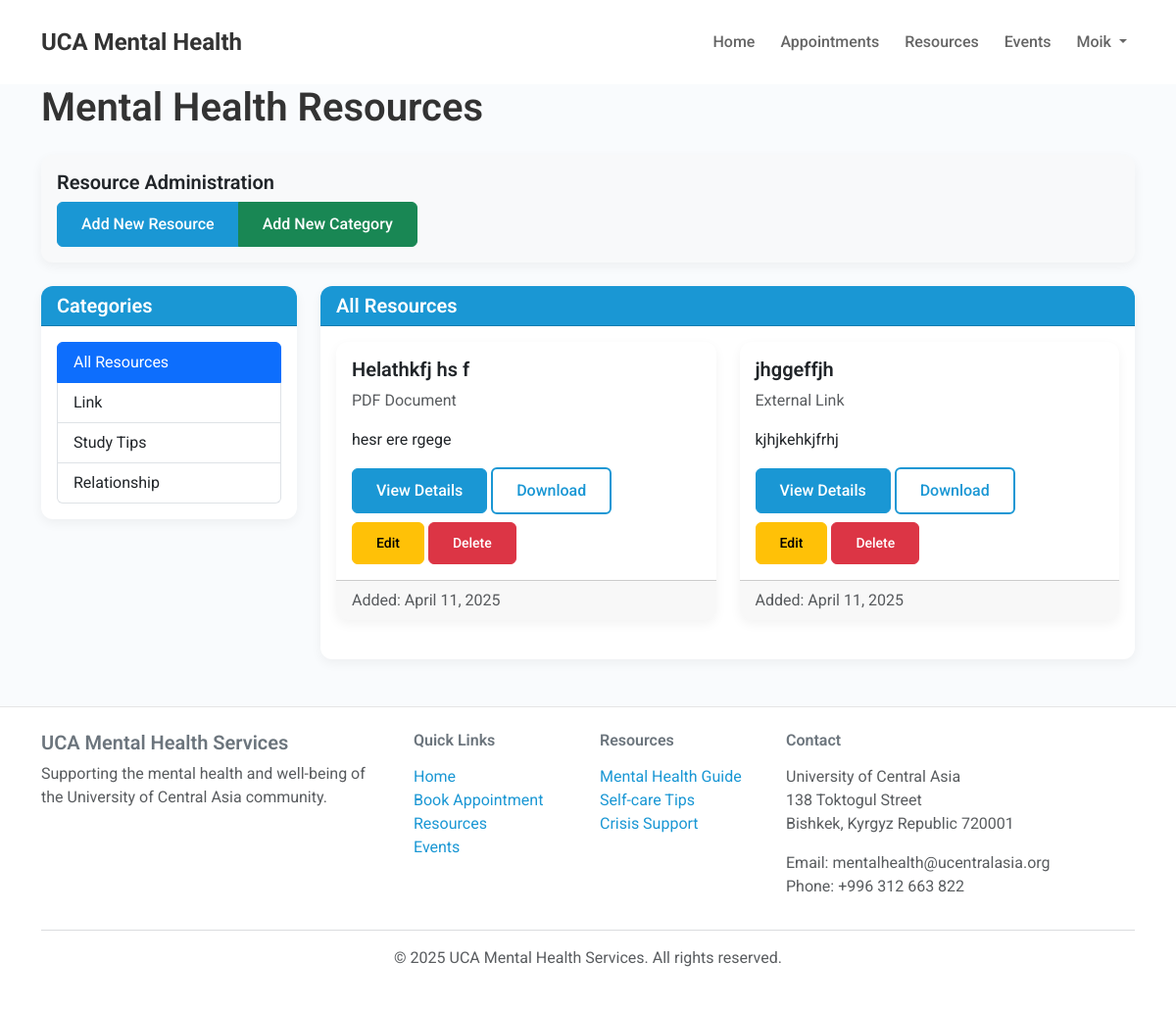
Screenshot of /resources/ (signed in) with the database file from the repository.
### accounts/models.py (models this page shows, shortened)
class User(AbstractUser):
    USER_TYPE_CHOICES = (
        ('student', 'Student'),
        ('faculty', 'Faculty'),
        ('staff', 'Staff'),
        ('counselor', 'Counselor'),
    )
    user_type = models.CharField(max_length=20, choices=USER_TYPE_CHOICES)
    phone_number = models.CharField(max_length=15, blank=True, null=True)

### resources/models.py (models this page shows, shortened)
class ResourceCategory(models.Model):
    name = models.CharField(max_length=100)
    description = models.TextField(blank=True)
    class Meta:
        verbose_name_plural = "Resource Categories"

class Resource(models.Model):
    RESOURCE_TYPES = (
        ('article', 'Article'),
        ('pdf', 'PDF Document'),
        ('video', 'Video'),
        ('link', 'External Link'),
    )
    title = models.CharField(max_length=200)
    slug = models.SlugField(max_length=250, unique=True, blank=True)
    description = models.TextField()
    content = models.TextField(blank=True, null=True)
    resource_type = models.CharField(max_length=20, choices=RESOURCE_TYPES)
    category = models.ForeignKey(ResourceCategory, on_delete=models.CASCADE, related_name='resources')
    file = models.FileField(upload_to='resources/', blank=True, null=True)
    external_url = models.URLField(blank=True, null=True)
    created_at = models.DateTimeField(auto_now_add=True)
    updated_at = models.DateTimeField(auto_now=True)

### resources/views.py (the view)
# urls.py: path('', views.resource_list, name='resource_list'),
@login_required
def resource_list(request):
    categories = ResourceCategory.objects.all()
    category_id = request.GET.get('category')
    selected_category = None
    if category_id:
        try:
            selected_category = ResourceCategory.objects.get(id=category_id)
            resources = Resource.objects.filter(category=selected_category)
        except ResourceCategory.DoesNotExist:
            resources = Resource.objects.all()
    else:
        resources = Resource.objects.all()
    context = {
        'resources': resources,
        'categories': categories,
        'selected_category': selected_category,
    }
    return render(request, 'resources/resource_list.html', context)

### templates/resources/resource_list.html (shortened to what this page needs)
{% extends 'base.html' %}
{% block content %}
<div class="container">
    <h1 class="mb-4">Mental Health Resources</h1>
    {% if user.is_superuser or user.user_type == 'counselor' %}
    <div class="row mb-4">
        <div class="col-md-12">
            <div class="card bg-light">
                <div class="card-body">
                    <h5 class="card-title">Resource Administration</h5>
                    <div class="btn-group">
                        <a href="{% url 'resources:add_resource' %}" class="btn btn-primary">Add New Resource</a>
                        <a href="{% url 'resources:add_category' %}" class="btn btn-success">Add New Category</a>
                    </div>
                </div>
            </div>
        </div>
    </div>
    {% endif %}
    <div class="row">
        <div class="col-md-3">
            <div class="card mb-4">
                <div class="card-header bg-primary text-white">
                    <h5 class="card-title mb-0">Categories</h5>
                </div>
                <div class="card-body">
                    <div class="list-group">
                        <a href="{% url 'resources:resource_list' %}" class="list-group-item list-group-item-action {% if not selected_category %}active{% endif %}">
                            All Resources
                        </a>
                        {% for category in categories %}
                        <a href="{% url 'resources:resource_list' %}?category={{ category.id }}" class="list-group-item list-group-item-action {% if selected_category.id == category.id %}active{% endif %}">
                            {{ category.name }}
                        </a>
                        {% endfor %}
                    </div>
                </div>
            </div>
        </div>
        <div class="col-md-9">
            <div class="card">
                <div class="card-header bg-primary text-white">
                    <h5 class="card-title mb-0">
                        {% if selected_category %}
                            {{ selected_category.name }} Resources
                        {% else %}
                            All Resources
                        {% endif %}
                    </h5>
                </div>
                <div class="card-body">
                    {% if resources %}
                        <div class="row">
                            {% for resource in resources %}
                            <div class="col-md-6 mb-4">
                                <div class="card h-100">
                                    <div class="card-body">
                                        <h5 class="card-title">{{ resource.title }}</h5>
                                        <p class="card-text text-muted">{{ resource.get_resource_type_display }}</p>
                                        <p class="card-text">{{ resource.description|truncatewords:20 }}</p>
                                        <a href="{% url 'resources:resource_detail' resource.slug %}" class="btn btn-primary">View Details</a>
                                        {% if resource.file %}
                                        <a href="{{ resource.file.url }}" class="btn btn-outline-primary" download>Download</a>
                                        {% elif resource.external_url %}
                                        <a href="{{ resource.external_url }}" class="btn btn-outline-primary" target="_blank">External Link</a>
                                        {% endif %}
                                        {% if user.is_superuser or user.user_type == 'counselor' %}
                                        <div class="mt-2">
                                            <a href="{% url 'resources:edit_resource' resource.id %}" class="btn btn-sm btn-warning">Edit</a>
                                            <a href="{% url 'resources:delete_resource' resource.id %}" class="btn btn-sm btn-danger">Delete</a>
                                        </div>
                                        {% endif %}
                                    </div>
                                    <div class="card-footer text-muted">
                                        Added: {{ resource.created_at|date }}
                                    </div>
                                </div>
                            </div>
                            {% endfor %}
                        </div>
                    {% else %}
                        <p>No resources available in this category.</p>
                    {% endif %}
                </div>
            </div>
        </div>
    </div>
</div>
{% endblock %}

### templates/base.html (shortened to what this page needs)
<!DOCTYPE html>
<html lang="en">
<head>
    <link href="https://cdn.jsdelivr.net/npm/bootstrap@5.3.0-alpha1/dist/css/bootstrap.min.css" rel="stylesheet">
    <link href="https://cdnjs.cloudflare.com/ajax/libs/font-awesome/6.5.1/css/all.min.css" rel="stylesheet">
    <link href='https://cdn.jsdelivr.net/npm/fullcalendar@5.11.3/main.min.css' rel='stylesheet' />
    {% load static %}
    <link rel="stylesheet" href="{% static 'css/style.css' %}">
</head>
<body>
    <nav class="navbar navbar-expand-lg">
        <div class="container">
            <a class="navbar-brand" href="{% url 'accounts:home' %}">UCA Mental Health</a>
            <div class="collapse navbar-collapse" id="navbarNav">
                <ul class="navbar-nav ms-auto">
                    <li class="nav-item">
                        <a class="nav-link" href="{% url 'accounts:home' %}">Home</a>
                    </li>
                    {% if user.is_authenticated %}
                        {% if user.user_type == 'counselor' %}
                        <li class="nav-item">
                            <a class="nav-link" href="{% url 'accounts:counselor_dashboard' %}">Appointments</a>
                        </li>
                        {% else %}
                        <li class="nav-item">
                            <a class="nav-link" href="{% url 'appointments:booking_calendar' %}">Book Appointment</a>
                        </li>
                        {% endif %}
                    {% else %}
                    <li class="nav-item">
                        <a class="nav-link" href="{% url 'appointments:booking_calendar' %}">Book Appointment</a>
                    </li>
                    {% endif %}
                    <li class="nav-item">
                        <a class="nav-link" href="{% url 'resources:resource_list' %}">Resources</a>
                    </li>
                    <li class="nav-item">
                        <a class="nav-link" href="{% url 'news:event_list' %}">Events</a>
                    </li>
                    {% if user.is_authenticated %}
                    <li class="nav-item dropdown">
                        <a class="nav-link dropdown-toggle" href="#" id="navbarDropdown" role="button" data-bs-toggle="dropdown">
                            {{ user.username }}
                        </a>
                    </li>
                    {% endif %}
                </ul>
            </div>
        </div>
    </nav>
    <main>
        {% block content %}{% endblock %}
    </main>
    <footer class="py-4 mt-5">
        <div class="container">
            <div class="row">
                <div class="col-md-4">
                    <h5>UCA Mental Health Services</h5>
                    <p class="text-muted">Supporting the mental health and well-being of the University of Central Asia community.</p>
                </div>
                <div class="col-md-2">
                    <h6 class="mb-3">Quick Links</h6>
                    <ul class="list-unstyled">
                        <li><a href="{% url 'accounts:home' %}">Home</a></li>
                        <li><a href="{% url 'appointments:booking_calendar' %}">Book Appointment</a></li>
                        <li><a href="{% url 'resources:resource_list' %}">Resources</a></li>
                        <li><a href="{% url 'news:event_list' %}">Events</a></li>
                    </ul>
                </div>
                <div class="col-md-2">
                    <h6 class="mb-3">Resources</h6>
                    <ul class="list-unstyled">
                        <li><a href="#">Mental Health Guide</a></li>
                        <li><a href="#">Self-care Tips</a></li>
                        <li><a href="#">Crisis Support</a></li>
                    </ul>
                </div>
                <div class="col-md-4">
                    <h6 class="mb-3">Contact</h6>
                    <address class="text-muted">
                        <p>University of Central Asia<br>
                        138 Toktogul Street<br>
                        Bishkek, Kyrgyz Republic 720001</p>
                        <p>Email: mentalhealth@ucentralasia.org<br>
                        Phone: +996 312 663 822</p>
                    </address>
                </div>
            </div>
            <hr>
            <div class="text-center">
                <p class="text-muted">© {% now "Y" %} UCA Mental Health Services. All rights reserved.</p>
            </div>
        </div>
    </footer>
</body>
</html>

### static/css/style.css (style rules this page uses)
:root { --primary-color: #1a97d4; --primary-dark: #0d85c0; --secondary-color: #6c757d; --accent-color: #f89e67; --success-color: #4caf50; --warning-color: #ff9800; --danger-color: #f44336; --light-color: #f8f9fa; --dark-color: #333333; --text-dark: #333333; --text-muted: #6c757d; --text-light: #f8f9fa; --bg-subtle: #e6f7ff; --accent-subtle: #f3f9fd; }
body { min-height: 100vh; display: flex; flex-direction: column; font-family: 'Roboto', 'Segoe UI', system-ui, -apple-system, sans-serif; color: var(--text-dark); background-color: #f9fbfd; overflow-x: hidden; }
footer { margin-top: auto; border-top: 1px solid rgba(0,0,0,0.1); }
h1, h2, h3, h4, h5, h6 { font-weight: 600; }
.btn { padding: 10px 24px; border-radius: 6px; font-weight: 500; transition: all 0.3s; }
.btn-primary { background-color: var(--primary-color); border-color: var(--primary-color); color: white; }
.btn-outline-primary { border: 2px solid var(--primary-color); color: var(--primary-color); background-color: transparent; }
.card { border: none; border-radius: 12px; box-shadow: 0 4px 12px rgba(0, 0, 0, 0.05); transition: transform 0.2s ease, box-shadow 0.2s ease; overflow: hidden; }
.card-header.bg-primary { background-color: var(--primary-color) !important; }
.bg-light { background-color: var(--light-color) !important; }
.navbar { box-shadow: none; background-color: white !important; padding: 20px 0; }
.navbar-brand { font-weight: 700; font-size: 1.5rem; color: var(--text-dark); }
.navbar-nav { gap: 10px; }
.navbar-nav .nav-link { font-weight: 500; color: #666; padding: 6px 12px; transition: color 0.3s; }
footer { background-color: white !important; color: var(--text-muted); padding: 40px 0 20px; }
footer a { color: var(--primary-color); text-decoration: none; }

### rows the page displays
User: username "Moik"
ResourceCategory: name "Link"
ResourceCategory: name "Study Tips"
ResourceCategory: name "Relationship"
Resource: title "Helathkfj hs f", resource_type "PDF Document", description "hesr ere rgege", created_at "April 11, 2025"
Resource: title "jhggeffjh", resource_type "External Link", description "kjhjkehkjfrhj", created_at "April 11, 2025"
